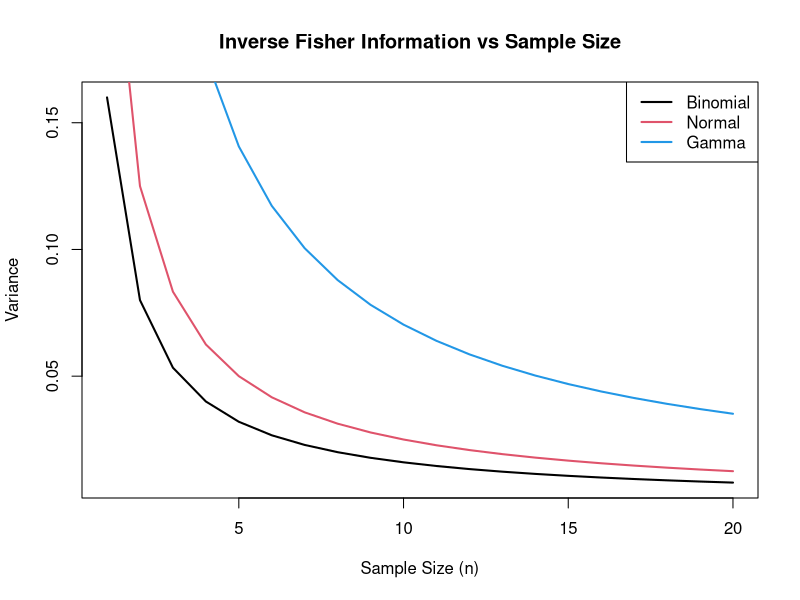

Generate this figure with R:
## ---- chunk 1
# Sample sizes
n <- 1:20

# (a) Binomial case: Var(p_hat) = p(1-p)/n with p_hat = 0.2
p_hat <- 0.2
var_binom <- p_hat * (1 - p_hat) / n

# (b) Normal case: Var(X_bar) = sigma^2 / n with sigma_hat = 0.5
sigma_hat <- 0.5
var_normal <- sigma_hat^2 / n

# (c) Gamma case: Var(X_bar) = beta^2 / (alpha n)
alpha_hat <- 0.91
beta_hat  <- 0.8
var_gamma <- beta_hat^2 / (alpha_hat * n)

# Create one plot
plot(
  n, var_binom, type = "l", lwd = 2,
  xlab = "Sample Size (n)", ylab = "Variance",
  main = "Inverse Fisher Information vs Sample Size"
)

# Add curves
lines(n, var_normal, col = 2, lwd = 2)
lines(n, var_gamma, col = 4, lwd = 2)

# Add legend
legend(
  "topright",
  legend = c("Binomial", "Normal", "Gamma"),
  col = c(1, 2, 4), lwd = 2
)
